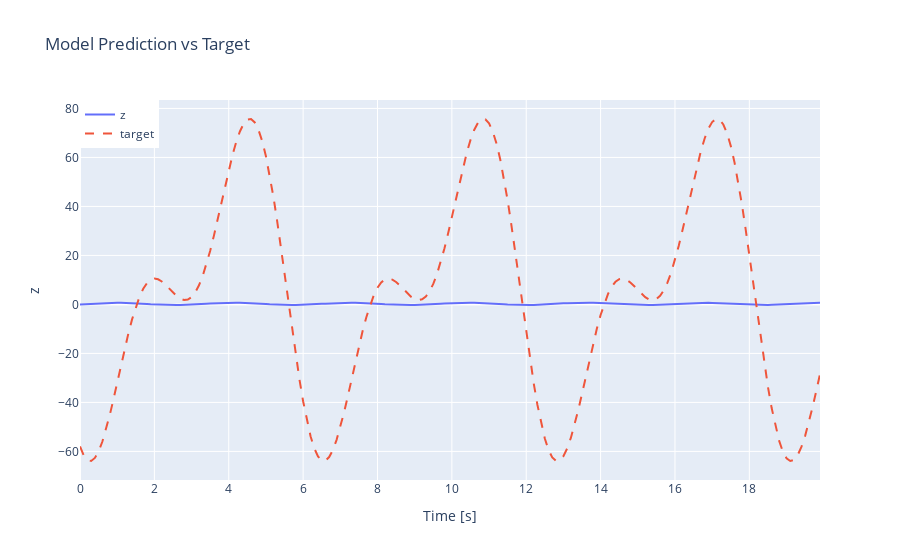

The notebook cell saved with this chart:
### Code cell
import plotly.graph_objects as go

# Create a figure
fig = go.Figure()

# Add traces for z and target
fig.add_trace(go.Scatter(x=t_vect, y=z.reshape(-1), mode='lines', name='z'))
fig.add_trace(go.Scatter(x=t_vect, y=target[0, :, 0], mode='lines', name='target', line=dict(dash='dash')))

# Update layout
fig.update_layout(
    title="Model Prediction vs Target",
    xaxis_title="Time [s]",
    yaxis_title="z",
    legend=dict(x=0, y=1, traceorder="normal"),
)

# Show the figure
fig.show()

### Figure 1 — Plotly figure (JSON) as saved in the notebook; plotly's stock layout.template omitted (floating-point values rounded to 4 significant figures; data arrays with more than 128 entries replaced by an {"elided": "..."} marker saying what was removed)
{"data": [{"mode": "lines", "name": "z", "type": "scatter", "x": {"elided": "200 float values"}, "y": {"elided": "200 float values"}}, {"line": {"dash": "dash"}, "mode": "lines", "name": "target", "type": "scatter", "x": {"elided": "200 float values"}, "y": {"elided": "200 float values"}}], "layout": {"legend": {"traceorder": "normal", "x": 0, "y": 1}, "title": {"text": "Model Prediction vs Target"}, "xaxis": {"title": {"text": "Time [s]"}}, "yaxis": {"title": {"text": "z"}}}}
